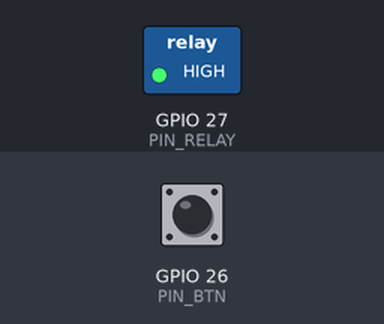
Bench run of a sketch on a simulated ESP32. Parts: switched loads named in the sketch (green lamp = pin HIGH). Inputs (shaded band) come from the test bench; at power-on: GPIO 26 (PIN_BTN) HIGH. What the sketch prints to the serial monitor is not drawn.

Above: at 1.2 s.
1.3 s: GPIO 26 (PIN_BTN) pulled LOW for 0.15 s
At 1.6 s:
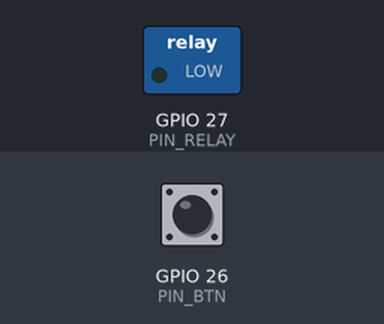
2.9 s: GPIO 26 (PIN_BTN) pulled LOW for 1 s
At 4.0 s:
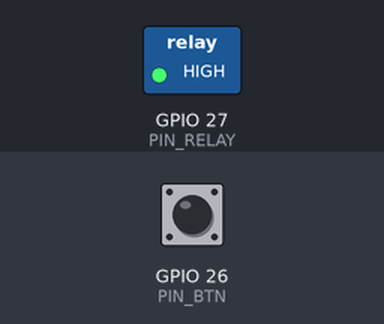
5.4 s: GPIO 26 (PIN_BTN) pulled LOW for 3.2 s
At 5.9 s:
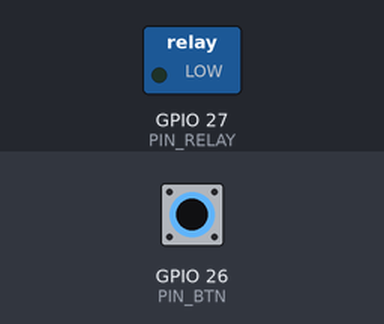
10.1 s: GPIO 26 (PIN_BTN) pulsed LOW 2 times (0.12 s each, 0.3 s apart)
At 10.7 s:
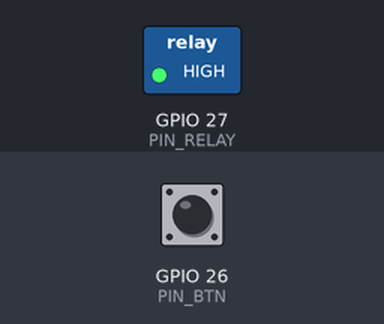
Timing chart, 0 to 13.1 s (numbered marks = the images above; inputs shaded):
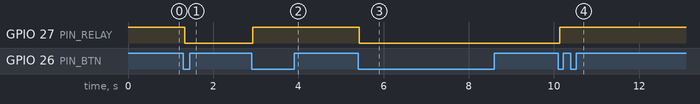

Measured:
- after the input at 1.3 s, GPIO 27 (PIN_RELAY): HIGH → LOW at once
- after the input at 2.9 s, GPIO 27 (PIN_RELAY): LOW → HIGH at once
- after the input at 5.4 s, GPIO 27 (PIN_RELAY): HIGH → LOW at once
- after the input at 10.1 s, GPIO 27 (PIN_RELAY): LOW → HIGH at once

The sketch:

relay_motor.ino
```cpp
typedef struct {
    int pin;
    int stable;
    int last_raw;
    uint32_t changed_at;
} button_t;

int button_pressed(button_t *b) {            // Day 1 5교시
    int raw = digitalRead(b->pin);
    if (raw != b->last_raw) { b->last_raw = raw; b->changed_at = millis(); }
    if (millis() - b->changed_at > 30 && raw != b->stable) {
        b->stable = raw;
        return (raw == LOW);
    }
    return 0;
}

const int PIN_RELAY = 27, PIN_BTN = 26;
const bool ACTIVE_LOW = true;
const uint32_t MIN_SWITCH_MS = 1000;         // 접점 보호 — 1초 안에 다시 바꾸지 않는다

button_t btn = {PIN_BTN, HIGH, HIGH, 0};
bool motor_on = false;
uint32_t last_switch = 0;
int switch_count = 0;

void relay_set(bool on) {
    digitalWrite(PIN_RELAY, ACTIVE_LOW ? !on : on);
}

bool relay_request(bool on) {                // 요청이 받아들여지면 true
    if (on == motor_on) return true;
    if (switch_count > 0 && millis() - last_switch < MIN_SWITCH_MS) {   // 첫 전환은 허용
        Serial.println("너무 빠름 — 무시");
        return false;
    }
    relay_set(on);
    motor_on = on;
    last_switch = millis();
    switch_count++;
    Serial.printf("모터 %s (전환 %d회)\n", on ? "ON" : "OFF", switch_count);
    return true;
}

void setup() {
    Serial.begin(115200);
    pinMode(PIN_RELAY, OUTPUT);
    pinMode(PIN_BTN, INPUT_PULLUP);
    relay_set(false);
}

void loop() {
    if (button_pressed(&btn)) relay_request(!motor_on);
}
// → 버튼을 누를 때마다 딸깍 · 모터가 최고 속도로 돌거나 멈춘다
//   버튼을 빠르게 연타하면 "너무 빠름 — 무시"
```
